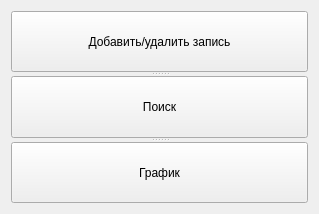
<?xml version="1.0" encoding="UTF-8"?>
<ui version="4.0">
 <class>MainWindow</class>
 <widget class="QMainWindow" name="MainWindow">
  <property name="geometry">
   <rect>
    <x>0</x>
    <y>0</y>
    <width>319</width>
    <height>214</height>
   </rect>
  </property>
  <property name="windowTitle">
   <string>MainWindow</string>
  </property>
  <widget class="QWidget" name="centralWidget">
   <layout class="QGridLayout" name="gridLayout">
    <item row="0" column="0">
     <widget class="QSplitter" name="splitter">
      <property name="orientation">
       <enum>Qt::Vertical</enum>
      </property>
      <widget class="QPushButton" name="pushButtonAdd">
       <property name="text">
        <string>Добавить/удалить запись</string>
       </property>
      </widget>
      <widget class="QPushButton" name="pushButtonSearch">
       <property name="text">
        <string>Поиск</string>
       </property>
      </widget>
      <widget class="QPushButton" name="pushButtonGraf">
       <property name="text">
        <string>График</string>
       </property>
      </widget>
     </widget>
    </item>
   </layout>
  </widget>
 </widget>
 <layoutdefault spacing="6" margin="11"/>
 <resources/>
 <connections/>
</ui>
